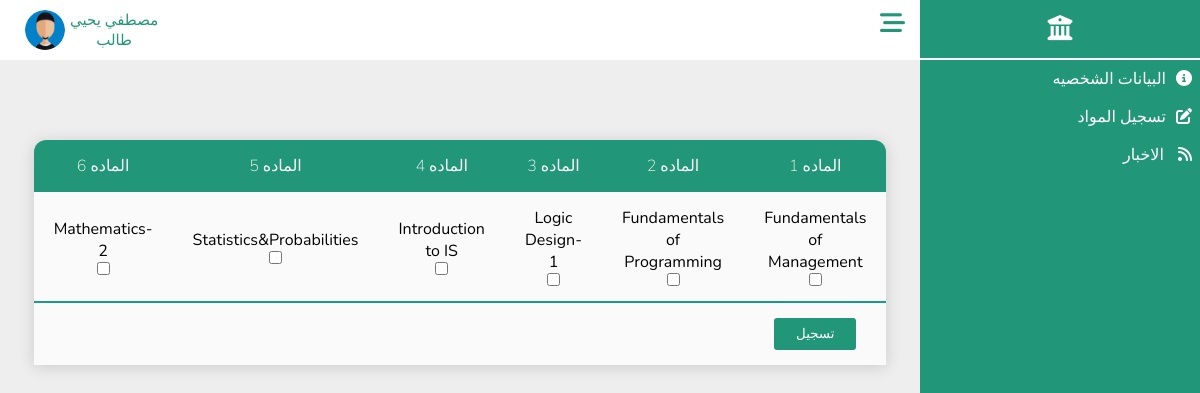
The page /Students/registration.php (signed in) on the database its author committed.
### tables this page shows
CREATE TABLE `student` (
  `St_ID` int(30) NOT NULL,
  `Password` varchar(100) NOT NULL,
  `Image` varchar(100) NOT NULL DEFAULT 'profile.jpg',
  `Full_Name` varchar(100) DEFAULT NULL,
  `Gender` varchar(100) DEFAULT NULL,
  `Nationality` varchar(100) DEFAULT 'مصري',
  `Religion` varchar(100) DEFAULT NULL,
  `Address` varchar(100) DEFAULT NULL,
  `Date_Birth` date DEFAULT NULL,
  `National_ID` varchar(30) DEFAULT NULL,
  `Phone_Number` varchar(30) DEFAULT NULL,
  `Academic_Email` varchar(100) DEFAULT NULL,
  `School` varchar(100) DEFAULT NULL,
  `Qualification` varchar(100) DEFAULT 'ثانوي عام',
  `Total_Degree` double DEFAULT NULL,
  `Average` float DEFAULT NULL,
  `Date_Coordination` date DEFAULT NULL,
  `Number_Coordination` varchar(100) DEFAULT NULL,
  `Faculty` varchar(100) DEFAULT 'الحاسبات والمعلومات',
  `University` varchar(100) DEFAULT 'المنوفيه',
  `Department` varchar(100) DEFAULT 'عام',
  `Joining_Date` date DEFAULT NULL,
  `Job` varchar(100) NOT NULL DEFAULT 'طالب'
);

CREATE TABLE `course_registration` (
  `ID` int(11) NOT NULL,
  `Student_ID` int(11) NOT NULL,
  `Subject_Name` varchar(100) NOT NULL,
  `Registration` tinyint(1) NOT NULL,
  `Subject_Status` double NOT NULL
);

### Students/registration.php (the view, shortened to what this page needs)
<?php
include_once("../DataBase/database.php");
 $ID = $_SESSION['student_id'];
 $data=$con->query("SELECT * FROM `course_registration` WHERE Student_ID='$ID' and Registration=0 LIMIT 6");
 $data=$data->fetchAll(PDO::FETCH_ASSOC);
?>
<html lang="en">
<head>
    <link rel="stylesheet" href="../CssComponent/all.min.css">
    <link rel="stylesheet" href="../CssComponent/Info.css">
    <link rel="stylesheet" href="../CssComponent/Dashboard.css">
</head>
<body>
    <?php include_once("../Components/Dashboard.php") ?>
    <section class="section">
        <?php include_once("../Components/NavBar.php"); ?>
        <div class="container">
        <table>
        <form action="" method="POST">
        <thead>
          <tr>
            <?php
              $c=1;
            foreach($data as $s){
            ?>
            <th><label for="s<?Php echo $c;?>">الماده <?Php echo $c++;?></label></th>
           <?php
          }?>
          </tr>
        </thead>
        <tbody>
          <tr class="one">
           <?php
             $count=1;
            foreach($data as $d){
            ?>
          <td>
            <label for="s<?Php echo $count;?>" ><?php echo $d['Subject_Name']?> </label>
            <br>
           <input type="checkbox"  name="<?php echo $d['Subject_Name']?>"  id="s<?Php echo $count++;?>" value="<?php echo $d['Subject_Name']?>">
          </td>
           <?php }?>
          </tr>
        </tbody>
        <tfoot>
          <tr>
            <td>
              <input type="submit" value="تسجيل" name="regist">
            </td>
          </tr>
        </tfoot>
      </form>
      </table>
        </div>
    </section>
</body>
</html>

### Components/NavBar.php (shortened to what this page needs)
<?php
include_once("../DataBase/database.php");
if ($con) {
   if (isset($_SESSION['admin_id'])) {
      $admin_id = $_SESSION['admin_id'];
      $q = $con->query("SELECT * FROM `admin` WHERE Ad_ID='$admin_id'");
      $d = $q->fetch(PDO::FETCH_ASSOC);
      $imgPath = "../Admins/images/";
      $profile = "../Admins/Admin_Info.php";
   } elseif (isset($_SESSION['doctor_id'])) {
      $doctor_id = $_SESSION['doctor_id'];
      $q = $con->query("SELECT * FROM `doctor` WHERE Doctor_ID='$doctor_id'");
      $d = $q->fetch(PDO::FETCH_ASSOC);
      $imgPath = "../Doctors/images/";
      $profile = "../Doctors/Doctor_info.php";
   } elseif (isset($_SESSION['student_id'])) {
      $student_id = $_SESSION['student_id'];
      $q = $con->query("SELECT * FROM `student` WHERE St_ID='$student_id'");
      $d = $q->fetch(PDO::FETCH_ASSOC);
      $imgPath = "../Students/images/";
   }
   $full_name = $d['Full_Name'];
   $job = $d['Job'];
   $img = $imgPath . $d['Image'];
}
?>
<div class="nav-bar1">
    <div class="icon">
        <i class="fa-solid fa-bars-staggered"></i>
    </div>
    <div class="profile">
        <div class="user">
            <p class="username"><?php echo  $full_name ?></p>
            <p class="job"><?php echo $job ?></p>
        </div>
        <div class="img">
            <img src=<?php echo $img ?> alt="error" height="30px" width="30px">
        </div>
    </div>
</div>

### CssComponent/Info.css (style rules this page uses)
.container { width: 100%; padding: 30px; display: flex; flex-direction: column; }

### CssComponent/Dashboard.css (style rules this page uses)
:root { --main-color: #229678; --red-color: #e74c3c; --orangen-color: #f39c12; --white-color: #fff; --black-color: #2c3e50; --ligth-color: #888; --ligth-background: #eee; --main-border: 1pxsolid rgba(0, 0, 0, 0.2); --main-trantision: 0.2s linear; --linear: #229678; }
* { font-family: "Nunito", sans-serif; margin: 0; padding: 0; box-sizing: border-box; outline: none; border: none; text-decoration: none; direction: rtl !important; }
body { background-color: var(--ligth-background) !important; }
.nav-bar1 { height: 60px; width: 100%; background-color: white; display: flex; justify-content: space-between; z-index: 1000; text-align: center; position: sticky; top: 0; left: 0; }
.nav-bar1 .profile, .nav-bar1 .icon { height: 100%; padding: 10px 15px; }
.nav-bar1 .icon { line-height: 40px; font-size: 25px; cursor: pointer; }
.nav-bar1 .icon i { cursor: pointer; color: var(--main-color); }
.nav-bar1 .profile { display: inline-flex; margin-left: 10px; }
.nav-bar1 .profile .user { margin-left: 5px; }
.nav-bar1 .profile .user p { color: var(--main-color); margin: 0 !important; font-size: 15px; }
.img > img { height: 100%; width: 100%; border-radius: 50%; }
.section { padding-right: 280px; }

### Students/registration.php (style rules this page uses)
table { border-collapse: collapse; border-spacing: 0; box-shadow: 0 2px 15px rgba(64,64,64,.2); border-radius: 12px 12px 0 0; overflow: hidden; width: 90%; background-color: #fafafa; margin:50px auto; }
th { background-color: #229678; color: #fafafa; font-weight: 200; text-transform: uppercase; }
td, th { padding: 15px 20px; text-align: center; }
tr.one { border-bottom: 2px solid #1B9C85; }
tr { width: 100%; }
td input { background-color: var(--main-color); padding: 7px 22px; border-radius: 3px; accent-color:var(--main-color); }
input[type="submit"] { color:white; }

### rows shown on the page
student: Full_Name "مصطفي يحيي", Job "طالب", Image (placeholder picture)
course_registration: Subject_Name "Fundamentals of Management"
course_registration: Subject_Name "Fundamentals of Programming"
course_registration: Subject_Name "Logic Design-1"
course_registration: Subject_Name "Introduction to IS"
course_registration: Subject_Name "Statistics&Probabilities"
course_registration: Subject_Name "Mathematics-2"
